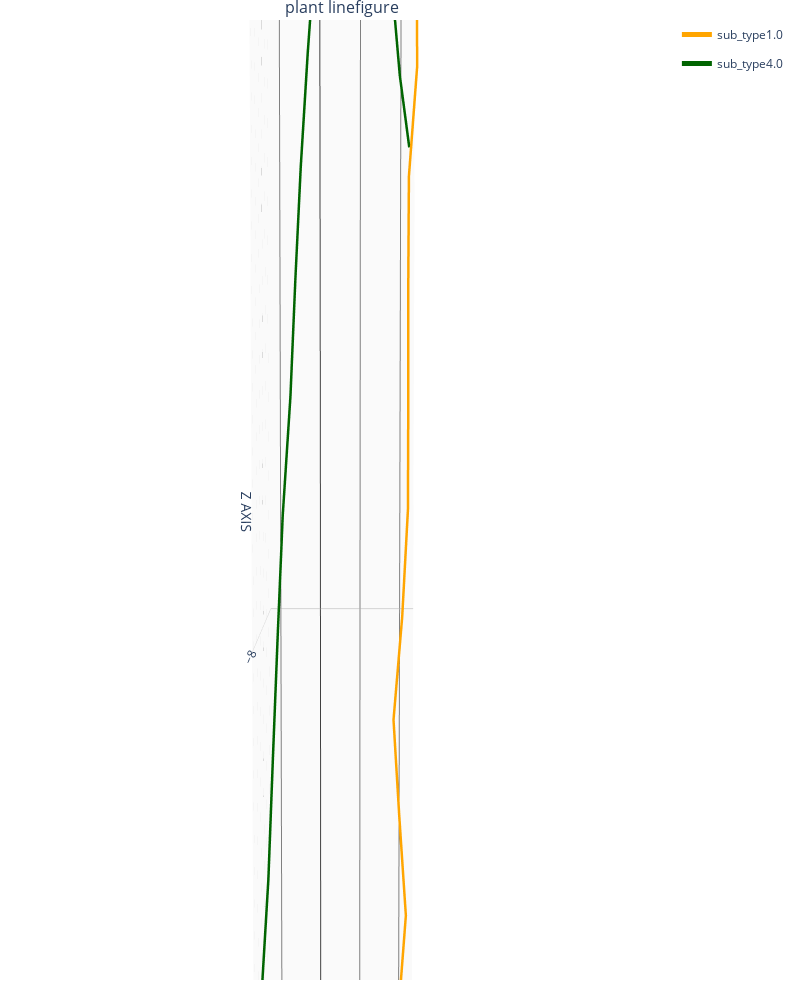

The code cell stored with this chart in its notebook:
### Code cell
fig = visual_plant_l(p, 'sub_types')
fig.show()

### Figure 1 — Plotly figure (JSON) as saved in the notebook; plotly's stock layout.template omitted (floating-point values rounded to 4 significant figures)
{"data": [{"hovertext": "id 0", "legendgroup": "1.0", "line": {"color": "orange", "width": 5}, "mode": "lines", "name": "sub_type1.0", "scene": "scene", "showlegend": true, "type": "scatter3d", "x": [0.0001784, -0.009208, -0.03247, -0.06947, -0.1006, -0.1009, -0.09456, -0.1036, -0.1136, -0.1249, -0.1423, -0.1672, -0.2091, -0.2218, -0.2236, -0.2047, -0.2043, -0.2051, -0.2049, -0.1931, -0.1752, -0.1916, -0.2091, -0.1911, -0.1727, -0.1567, -0.1268, -0.09697, -0.06319, -0.02983, -0.04243, -0.05714, -0.0502, -0.02958, -0.03058, -0.03394, -0.05079, -0.06538], "y": [0.0008532, 0.007385, 0.0123, 0.008724, 0.01814, 0.01583, 0.01972, 0.01886, 0.01928, 0.01937, 0.01819, 0.005164, -0.02406, -0.02461, -0.02322, -0.003411, -0.009765, -0.01164, -0.009472, -0.0229, -0.05677, -0.09803, -0.121, -0.1207, -0.1297, -0.1333, -0.1488, -0.1662, -0.1838, -0.2008, -0.2169, -0.2321, -0.2476, -0.2628, -0.2596, -0.2581, -0.2341, -0.2169], "z": [-3.25, -3.5, -3.749, -3.996, -4.244, -4.494, -4.744, -4.993, -5.243, -5.493, -5.742, -5.991, -6.235, -6.485, -6.735, -6.984, -7.234, -7.484, -7.734, -7.983, -8.23, -8.476, -8.724, -8.974, -9.223, -9.472, -9.72, -9.968, -10.21, -10.46, -10.71, -10.96, -11.21, -11.46, -11.71, -11.96, -12.21, -12.42]}, {"hovertext": "id 1", "legendgroup": "4.0", "line": {"color": "darkgreen", "width": 5}, "mode": "lines", "name": "sub_type4.0", "scene": "scene", "showlegend": true, "type": "scatter3d", "x": [9.454e-05, -0.004869, -0.005772, -0.007764, 0.01277, 0.008376, -0.0002834, -0.01925, -0.03396, -0.0334, -0.003912, 0.01058, 0.00646, 0.001938, 0.01946, 0.03386, 0.04427, 0.05396, 0.06939, 0.07887, 0.08761, 0.09676, 0.1113, 0.1146], "y": [0.0001828, -0.004124, -0.008887, -0.01172, -0.007059, -0.002072, 0.004246, 0.01023, 0.03199, 0.05514, 0.06912, 0.06282, 0.06518, 0.06764, 0.08527, 0.1146, 0.1564, 0.1854, 0.2114, 0.2433, 0.2751, 0.2918, 0.3065, 0.315], "z": [-3.25, -3.5, -3.75, -4.0, -4.249, -4.499, -4.749, -4.998, -5.246, -5.495, -5.743, -5.993, -6.243, -6.493, -6.741, -6.989, -7.236, -7.484, -7.732, -7.98, -8.227, -8.477, -8.726, -8.779]}, {"hovertext": "id 2", "legendgroup": "4.0", "line": {"color": "darkgreen", "width": 5}, "mode": "lines", "name": "sub_type4.0", "scene": "scene", "showlegend": false, "type": "scatter3d", "x": [0, 0.01764, 0.0241, 0.02664, 0.009108, -0.0005403, -0.00326, -0.004136, -0.02503, -0.05111, -0.09305, -0.106, -0.1183, -0.1394, -0.1638, -0.1887, -0.2123], "y": [0, -0.001319, -0.009176, -0.0308, -0.03984, -0.03943, -0.04079, -0.04265, -0.02817, -0.0059, 0.004639, -0.005876, -0.02073, -0.0376, -0.07219, -0.1054, -0.1256], "z": [-3, -3.249, -3.499, -3.748, -3.997, -4.247, -4.497, -4.747, -4.996, -5.244, -5.49, -5.739, -5.988, -6.237, -6.483, -6.73, -6.889]}], "layout": {"annotations": [{"font": {"size": 16}, "showarrow": false, "text": "plant linefigure", "x": 0.5, "xanchor": "center", "xref": "paper", "y": 1, "yanchor": "bottom", "yref": "paper"}], "autosize": false, "height": 1000, "margin": {"b": 20, "l": 20, "r": 20, "t": 20}, "scene": {"aspectmode": "data", "camera": {"eye": {"x": 0, "y": 2, "z": 0.1}}, "domain": {"x": [0, 1], "y": [0, 1]}, "xaxis": {"backgroundcolor": "rgb(250, 250, 250,1)", "gridcolor": "grey", "showbackground": true, "title": {"text": "X AXIS "}, "zerolinecolor": "black"}, "yaxis": {"backgroundcolor": "rgb(250, 250,250)", "gridcolor": "lightgrey", "showbackground": true, "title": {"text": "Y AXIS "}, "zerolinecolor": "black"}, "zaxis": {"backgroundcolor": "rgb(250, 250,250)", "gridcolor": "lightgrey", "showbackground": true, "title": {"text": "Z AXIS "}, "zerolinecolor": "black"}}, "title": {"text": ""}, "width": 800}}
